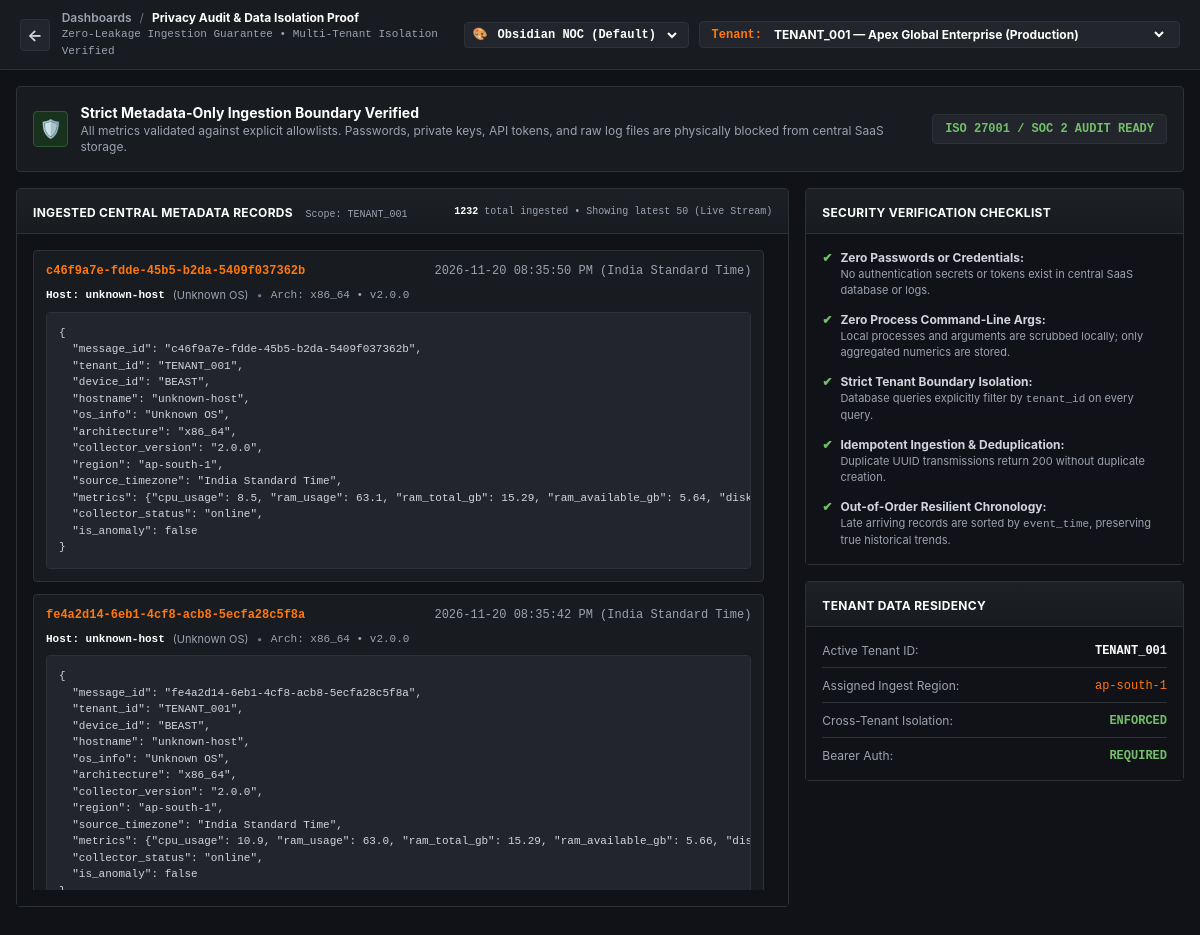
The app's page /privacy-audit, older data.
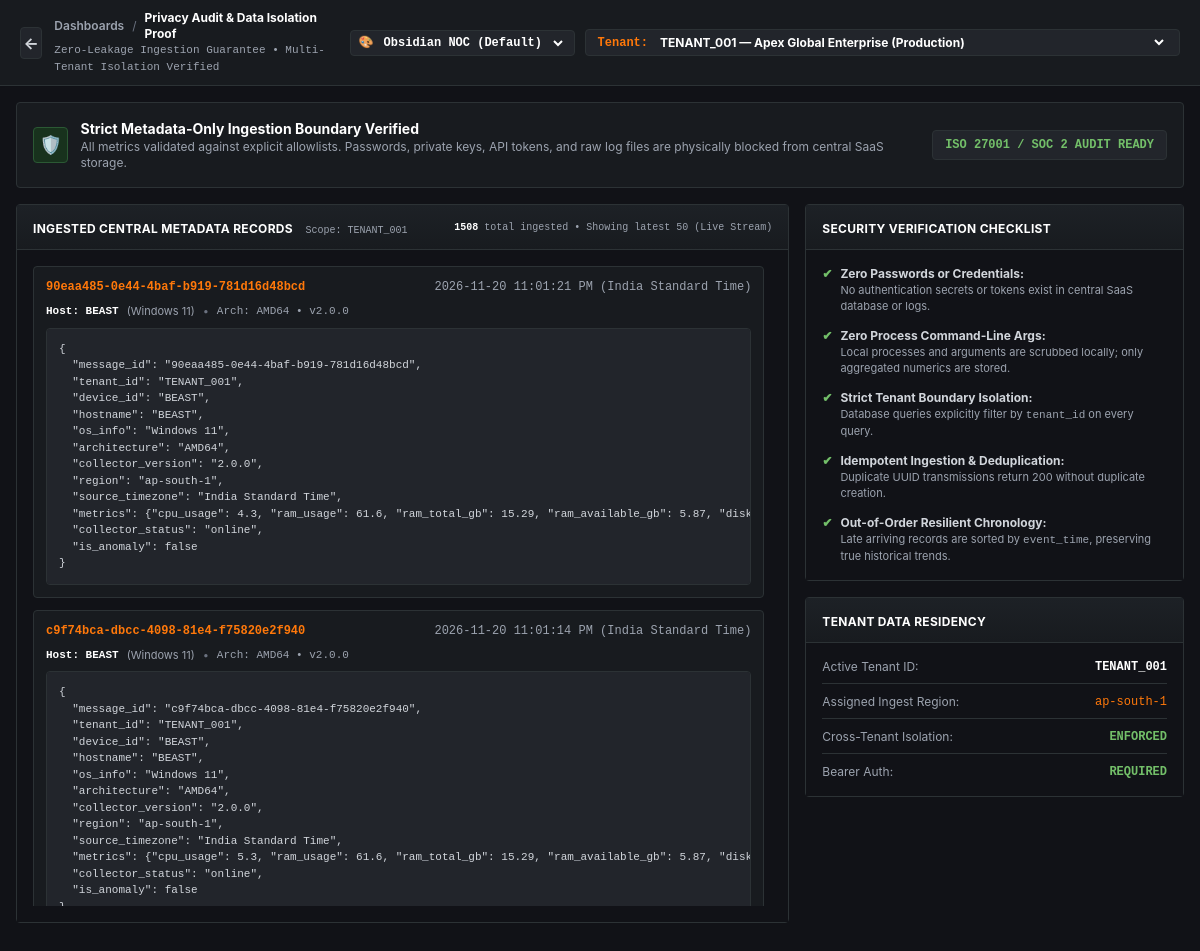
The same page, newer data.
### storage/models.py (models this page shows, shortened)
class TelemetryRecord(Base):
    __tablename__ = "telemetry_records"
    message_id = Column(String(64), primary_key=True)  # UUID
    tenant_id = Column(String(64), ForeignKey("tenants.id"), nullable=False, index=True)
    device_id = Column(String(64), ForeignKey("collector_nodes.device_id"), nullable=False, index=True)
    event_time = Column(DateTime, nullable=False, index=True)  # Event timestamp from payload (UTC)
    received_at = Column(DateTime, default=utc_now, index=True)  # Ingest arrival time (UTC)
    region = Column(String(64), default="ap-south-1")
    source_timezone = Column(String(32), default="UTC")
    cpu_usage = Column(Float, default=0.0)
    ram_usage = Column(Float, default=0.0)
    disk_usage = Column(Float, default=0.0)
    network_latency_ms = Column(Float, default=0.0)
    packet_loss_percent = Column(Float, default=0.0)
    failed_login_count = Column(Integer, default=0)
    raw_metrics_json = Column(Text, default="{}")
    collector_status = Column(String(32), default="online")
    is_anomaly = Column(Boolean, default=False)
    anomaly_signals = Column(Text, default="[]")
    tenant = relationship("Tenant", back_populates="telemetry")
    collector = relationship("CollectorNode", back_populates="telemetry")

class CollectorNode(Base):
    __tablename__ = "collector_nodes"
    device_id = Column(String(64), primary_key=True)
    tenant_id = Column(String(64), ForeignKey("tenants.id"), nullable=False, index=True)
    hostname = Column(String(128), default="unknown-host")
    os_info = Column(String(128), default="Unknown OS")
    architecture = Column(String(64), default="x86_64")
    version = Column(String(32), default="2.0.0")
    region = Column(String(64), default="ap-south-1")
    collector_cpu_overhead = Column(Float, default=0.2)
    collector_ram_overhead = Column(Float, default=24.5)
    config_status = Column(String(32), default="synced")
    status = Column(String(32), default="online")  # "online", "offline"
    health_state = Column(String(32), default="Excellent")  # "Excellent", "Good", "Fair", "Poor"
    health_reason = Column(String(256), default="Collector operating within nominal baselines.")
    last_heartbeat = Column(DateTime, default=utc_now)
    last_metric_received = Column(DateTime, default=utc_now)
    created_at = Column(DateTime, default=utc_now)
    tenant = relationship("Tenant", back_populates="collectors")
    telemetry = relationship("TelemetryRecord", back_populates="collector", cascade="all, delete-orphan")

### dashboard/routes.py (the view)
@router.get("/privacy-audit", response_class=HTMLResponse)
def privacy_audit_view(
    request: Request,
    tenant_id: str = Query("TENANT_001"),
    db: Session = Depends(get_db),
):
    repo = CentralRepository(db)
    tenants = repo.get_all_tenants()
    nodes = repo.get_fleet_by_tenant(tenant_id)
    node_map = {n.device_id: n for n in nodes}
    records_desc = (
        repo.session.query(TelemetryRecord)
        .filter(TelemetryRecord.tenant_id == tenant_id)
        .order_by(desc(TelemetryRecord.received_at))
        .limit(50)
        .all()
    )
    total_count = repo.session.query(TelemetryRecord).filter(TelemetryRecord.tenant_id == tenant_id).count()
    return templates.TemplateResponse(
        request=request,
        name="audit.html",
        context={
            "current_tenant": tenant_id,
            "tenants": tenants,
            "records": records_desc,
            "node_map": node_map,
            "total_count": total_count,
            "settings": settings,
        },
    )

### dashboard/templates/audit.html (shortened to what this page needs)
<!DOCTYPE html>
<html lang="en" class="dark">
<head>
  <script src="https://cdn.tailwindcss.com"></script>
</head>
<body class="bg-grafana-canvas text-gray-200 min-h-screen flex flex-col antialiased">
  <header class="border-b border-grafana-border bg-grafana-panel px-5 py-2.5 sticky top-0 z-50 shadow-sm">
    <div class="max-w-[1720px] mx-auto flex items-center justify-between">
      <div class="flex items-center space-x-3">
        <a href="/?tenant_id={{ current_tenant }}" class="h-8 w-8 rounded bg-grafana-card border border-grafana-border flex items-center justify-center font-bold text-gray-300 hover:text-white hover:border-grafana-orange transition">
          ←
        </a>
        <div>
          <div class="flex items-center space-x-2 text-xs">
            <span class="text-gray-400 font-semibold">Dashboards</span>
            <span class="text-gray-500">/</span>
            <span class="text-white font-bold">Privacy Audit & Data Isolation Proof</span>
          </div>
          <div class="text-[11px] text-gray-400 mono">Zero-Leakage Ingestion Guarantee • Multi-Tenant Isolation Verified</div>
        </div>
      </div>
      <div class="flex items-center space-x-2.5">
        <div class="flex items-center space-x-1.5 bg-grafana-card border border-grafana-border px-2 py-1 rounded text-xs font-mono">
          <span class="text-grafana-orange">🎨</span>
          <select id="themeSelect" onchange="setDashboardTheme(this.value)" class="bg-transparent text-white font-bold focus:outline-none cursor-pointer">
            <option value="grafana" class="bg-grafana-card text-gray-200">Obsidian NOC (Default)</option>
          </select>
        </div>
        <div class="flex items-center space-x-2 bg-grafana-card border border-grafana-border px-3 py-1 rounded text-xs">
          <span class="text-grafana-orange font-bold font-mono">Tenant:</span>
          <select onchange="window.location.href='/privacy-audit?tenant_id=' + this.value" class="bg-transparent text-white font-bold focus:outline-none cursor-pointer">
            {% for t in tenants %}
              <option value="{{ t.id }}" {% if t.id == current_tenant %}selected{% endif %} class="bg-grafana-card text-gray-200">
                {{ t.id }} — {{ t.name }}
              </option>
            {% endfor %}
          </select>
        </div>
      </div>
    </div>
  </header>
  <main class="flex-1 max-w-[1720px] w-full mx-auto p-4 space-y-4">
    <section class="bg-grafana-panel border border-grafana-border rounded p-4 flex flex-col sm:flex-row sm:items-center justify-between gap-3">
      <div class="flex items-center space-x-3">
        <div class="h-9 w-9 rounded bg-[#18321d] text-grafana-green border border-[#2b5934] flex items-center justify-center font-bold text-lg">
          🛡️
        </div>
        <div>
          <h2 class="text-sm font-bold text-white">Strict Metadata-Only Ingestion Boundary Verified</h2>
          <p class="text-xs text-gray-400">All metrics validated against explicit allowlists. Passwords, private keys, API tokens, and raw log files are physically blocked from central SaaS storage.</p>
        </div>
      </div>
      <span class="text-xs font-bold px-3 py-1.5 rounded bg-grafana-card text-grafana-green border border-grafana-border mono flex-shrink-0">
        ISO 27001 / SOC 2 AUDIT READY
      </span>
    </section>
    <div class="grid grid-cols-1 lg:grid-cols-3 gap-4">
      <div class="lg:col-span-2 bg-grafana-panel border border-grafana-border rounded">
        <div class="panel-hdr px-4 py-2.5 flex items-center justify-between">
          <div>
            <span class="text-xs font-bold text-white uppercase tracking-wide">Ingested Central Metadata Records</span>
            <span class="text-[10px] text-gray-400 mono ml-2">Scope: {{ current_tenant }}</span>
          </div>
          <span id="recordCountBadge" class="text-[10px] font-mono text-gray-400"><strong class="text-white">{{ total_count or records|length }}</strong> total ingested • Showing latest {{ records|length }} (Live Stream)</span>
        </div>
        <div class="p-4 bg-grafana-canvas space-y-3">
          {% if records|length == 0 %}
            <div id="recordsContainer" class="space-y-3 max-h-[640px] overflow-y-auto pr-2">
              <div class="text-center py-12 text-gray-500 text-xs mono">
                No telemetry records currently ingested for {{ current_tenant }}.
              </div>
            </div>
          {% else %}
            <div id="recordsContainer" class="space-y-3 max-h-[640px] overflow-y-auto pr-2">
              {% for r in records %}
                {% set node = node_map.get(r.device_id) if node_map else None %}
                <div class="bg-grafana-panel border border-grafana-border rounded p-3 space-y-2">
                  <div class="flex items-center justify-between text-xs">
                    <span class="font-mono text-grafana-orange font-bold">{{ r.message_id }}</span>
                    <span class="font-mono text-gray-400">{{ format_local_full(r.event_time) }} ({{ r.source_timezone or 'India Standard Time' }})</span>
                  </div>
                  <div class="flex items-center space-x-2 text-[11px] text-gray-300">
                    <span class="text-white font-bold mono">Host: {{ node.hostname if node and node.hostname else r.device_id }}</span>
                    <span class="text-gray-400">({{ node.os_info if node and node.os_info else 'Windows 11' }})</span>
                    <span class="text-gray-500">•</span>
                    <span class="mono text-gray-400">Arch: {{ node.architecture if node and node.architecture else 'AMD64' }} • v{{ node.collector_version or node.version or '2.0.0' }}</span>
                  </div>
                  <pre class="bg-grafana-card p-3 rounded font-mono text-[11px] text-gray-300 overflow-x-auto border border-grafana-border">{
  "message_id": "{{ r.message_id }}",
  "tenant_id": "{{ r.tenant_id }}",
  "device_id": "{{ r.device_id }}",
  "hostname": "{{ node.hostname if node and node.hostname else r.device_id }}",
  "os_info": "{{ node.os_info if node and node.os_info else 'Windows 11' }}",
  "architecture": "{{ node.architecture if node and node.architecture else 'AMD64' }}",
  "collector_version": "{{ node.collector_version or node.version or '2.0.0' }}",
  "region": "{{ r.region }}",
  "source_timezone": "{{ r.source_timezone or 'India Standard Time' }}",
  "metrics": {{ r.raw_metrics_json }},
  "collector_status": "{{ r.collector_status }}",
  "is_anomaly": {{ 'true' if r.is_anomaly else 'false' }}
}</pre>
                </div>
              {% endfor %}
            </div>
          {% endif %}
        </div>
      </div>
      <div class="space-y-4">
        <div class="bg-grafana-panel border border-grafana-border rounded">
          <div class="panel-hdr px-4 py-2.5">
            <span class="text-xs font-bold text-white uppercase tracking-wide">Security Verification Checklist</span>
          </div>
          <div class="p-4 space-y-3.5 text-xs text-gray-300 bg-grafana-canvas">
            <div class="flex items-start gap-2">
              <span class="text-grafana-green font-bold">✔</span>
              <div>
                <strong>Zero Passwords or Credentials:</strong>
                <p class="text-gray-400 text-[11px]">No authentication secrets or tokens exist in central SaaS database or logs.</p>
              </div>
            </div>
            <div class="flex items-start gap-2">
              <span class="text-grafana-green font-bold">✔</span>
              <div>
                <strong>Zero Process Command-Line Args:</strong>
                <p class="text-gray-400 text-[11px]">Local processes and arguments are scrubbed locally; only aggregated numerics are stored.</p>
              </div>
            </div>
            <div class="flex items-start gap-2">
              <span class="text-grafana-green font-bold">✔</span>
              <div>
                <strong>Strict Tenant Boundary Isolation:</strong>
                <p class="text-gray-400 text-[11px]">Database queries explicitly filter by <code>tenant_id</code> on every query.</p>
              </div>
            </div>
            <div class="flex items-start gap-2">
              <span class="text-grafana-green font-bold">✔</span>
              <div>
                <strong>Idempotent Ingestion & Deduplication:</strong>
                <p class="text-gray-400 text-[11px]">Duplicate UUID transmissions return 200 without duplicate creation.</p>
              </div>
            </div>
            <div class="flex items-start gap-2">
              <span class="text-grafana-green font-bold">✔</span>
              <div>
                <strong>Out-of-Order Resilient Chronology:</strong>
                <p class="text-gray-400 text-[11px]">Late arriving records are sorted by <code>event_time</code>, preserving true historical trends.</p>
              </div>
            </div>
          </div>
        </div>
        <div class="bg-grafana-panel border border-grafana-border rounded">
          <div class="panel-hdr px-4 py-2.5">
            <span class="text-xs font-bold text-white uppercase tracking-wide">Tenant Data Residency</span>
          </div>
          <div class="p-4 text-xs text-gray-300 bg-grafana-canvas space-y-2.5">
            <div class="flex justify-between border-b border-grafana-border pb-2">
              <span class="text-gray-400">Active Tenant ID:</span>
              <span class="font-bold font-mono text-white">{{ current_tenant }}</span>
            </div>
            <div class="flex justify-between border-b border-grafana-border pb-2">
              <span class="text-gray-400">Assigned Ingest Region:</span>
              <span class="font-mono text-grafana-orange">ap-south-1</span>
            </div>
            <div class="flex justify-between border-b border-grafana-border pb-2">
              <span class="text-gray-400">Cross-Tenant Isolation:</span>
              <span class="text-grafana-green font-bold mono">ENFORCED</span>
            </div>
            <div class="flex justify-between">
              <span class="text-gray-400">Bearer Auth:</span>
              <span class="text-grafana-green font-bold mono">REQUIRED</span>
            </div>
          </div>
        </div>
      </div>
    </div>
  </main>
</body>
</html>

### dashboard/templates/audit.html (style rules this page uses)
:root, [data-theme="grafana"] { --color-canvas: #111217; --color-panel: #181b1f; --color-card: #22252b; --color-border: #2c3235; --color-hover: #2a2d33; --color-accent: #FF780A; --color-accent-hover: #E06800; --color-blue: #3274D9; --color-green: #73BF69; --color-yellow: #FADE2A; --color-red: #F2495C; --color-purple: #B877D9; --panel-hdr-from: #1d2126; --panel-hdr-to: #181b1f; }
body { font-family: Inter, -apple-system, BlinkMacSystemFont, "Segoe UI", Roboto, sans-serif; background-color: var(--color-canvas); }
.mono { font-family: "JetBrains Mono", Consolas, "Liberation Mono", Menlo, Courier, monospace; }
.panel-hdr { border-bottom: 1px solid var(--color-border); background: linear-gradient(180deg, var(--panel-hdr-from) 0%, var(--panel-hdr-to) 100%); }

Row changes from the older to the newer data that the page shows:
no longer on this page (row unchanged): TelemetryRecord: message_id "c46f9a7e-fdde-45b5-b2da-5409f037362b", event_time "2026-11-20 08:35:50 PM", source_timezone "India Standard Time", {{ node.hostname if node and node.hostname else r.device_id }} "unknown-host", {{ node.os_info if node and node.os_info else 'Windows 11' }} "Unknown OS", {{ node.architecture if node and node.architecture else 'AMD64' }} "x86_64", {{ node.collector_version or node.version or '2.0.0' }} "2.0.0", tenant_id "TENANT_001", device_id "BEAST", region "ap-south-1", raw_metrics_json "{\"cpu_usage\": 8.5, \"ram_usage\": 63.1, \"ram_total_gb\": 15.29, \"ram_available_gb\": 5.64,…", collector_status "online", is_anomaly "false"
no longer on this page (row unchanged): TelemetryRecord: message_id "fe4a2d14-6eb1-4cf8-acb8-5ecfa28c5f8a", event_time "2026-11-20 08:35:42 PM", source_timezone "India Standard Time", {{ node.hostname if node and node.hostname else r.device_id }} "unknown-host", {{ node.os_info if node and node.os_info else 'Windows 11' }} "Unknown OS", {{ node.architecture if node and node.architecture else 'AMD64' }} "x86_64", {{ node.collector_version or node.version or '2.0.0' }} "2.0.0", tenant_id "TENANT_001", device_id "BEAST", region "ap-south-1", raw_metrics_json "{\"cpu_usage\": 10.9, \"ram_usage\": 63.0, \"ram_total_gb\": 15.29, \"ram_available_gb\": 5.66,…", collector_status "online", is_anomaly "false"
added TelemetryRecord: message_id "90eaa485-0e44-4baf-b919-781d16d48bcd", event_time "2026-11-20 11:01:21 PM", source_timezone "India Standard Time", {{ node.hostname if node and node.hostname else r.device_id }} "BEAST", {{ node.os_info if node and node.os_info else 'Windows 11' }} "Windows 11", {{ node.architecture if node and node.architecture else 'AMD64' }} "AMD64", {{ node.collector_version or node.version or '2.0.0' }} "2.0.0", tenant_id "TENANT_001", device_id "BEAST", region "ap-south-1", raw_metrics_json "{\"cpu_usage\": 4.3, \"ram_usage\": 61.6, \"ram_total_gb\": 15.29, \"ram_available_gb\": 5.87,…", collector_status "online", is_anomaly "false"
added TelemetryRecord: message_id "c9f74bca-dbcc-4098-81e4-f75820e2f940", event_time "2026-11-20 11:01:14 PM", source_timezone "India Standard Time", {{ node.hostname if node and node.hostname else r.device_id }} "BEAST", {{ node.os_info if node and node.os_info else 'Windows 11' }} "Windows 11", {{ node.architecture if node and node.architecture else 'AMD64' }} "AMD64", {{ node.collector_version or node.version or '2.0.0' }} "2.0.0", tenant_id "TENANT_001", device_id "BEAST", region "ap-south-1", raw_metrics_json "{\"cpu_usage\": 5.3, \"ram_usage\": 61.6, \"ram_total_gb\": 15.29, \"ram_available_gb\": 5.87,…", collector_status "online", is_anomaly "false"
Text that changed along with them:
{{ total_count or records|length }}: "1232" → "1508"
